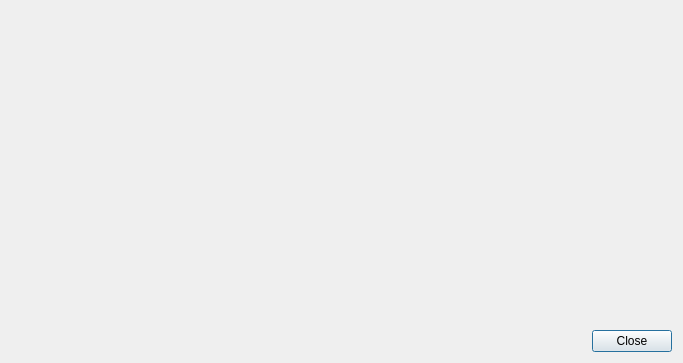
<?xml version="1.0" encoding="UTF-8"?>
<ui version="4.0">
 <class>DialogXScanSort</class>
 <widget class="QDialog" name="DialogXScanSort">
  <property name="windowModality">
   <enum>Qt::ApplicationModal</enum>
  </property>
  <property name="geometry">
   <rect>
    <x>0</x>
    <y>0</y>
    <width>683</width>
    <height>363</height>
   </rect>
  </property>
  <property name="windowTitle">
   <string>Collection</string>
  </property>
  <property name="modal">
   <bool>true</bool>
  </property>
  <layout class="QVBoxLayout" name="verticalLayout">
   <item>
    <widget class="XScanSortWidget" name="widgetResult" native="true">
     <property name="sizePolicy">
      <sizepolicy hsizetype="Expanding" vsizetype="Expanding">
       <horstretch>0</horstretch>
       <verstretch>0</verstretch>
      </sizepolicy>
     </property>
    </widget>
   </item>
   <item>
    <layout class="QHBoxLayout" name="horizontalLayout">
     <item>
      <spacer name="horizontalSpacer">
       <property name="orientation">
        <enum>Qt::Horizontal</enum>
       </property>
       <property name="sizeHint" stdset="0">
        <size>
         <width>40</width>
         <height>20</height>
        </size>
       </property>
      </spacer>
     </item>
     <item>
      <widget class="QPushButton" name="pushButtonClose">
       <property name="text">
        <string>Close</string>
       </property>
      </widget>
     </item>
    </layout>
   </item>
  </layout>
 </widget>
 <customwidgets>
  <customwidget>
   <class>XScanSortWidget</class>
   <extends>QWidget</extends>
   <header>xscansortwidget.h</header>
   <container>1</container>
  </customwidget>
 </customwidgets>
 <resources/>
 <connections/>
</ui>
